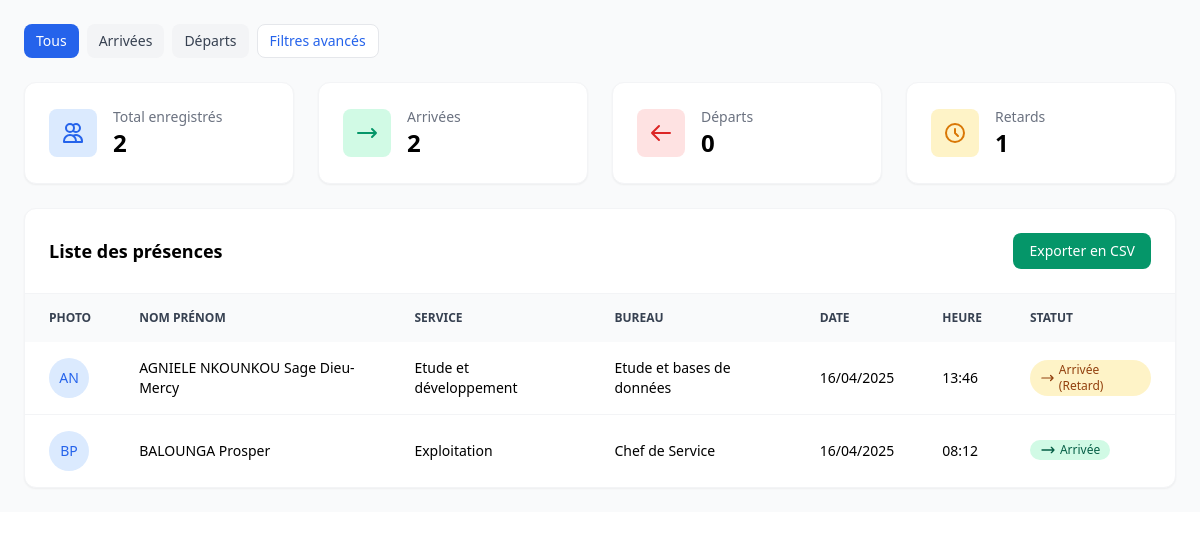
Page /src/presence_content.php on the committed database.
### tables this page shows
CREATE TABLE `presence` (
  `id` int(11) NOT NULL,
  `agent_id` int(11) NOT NULL,
  `date` date NOT NULL,
  `heure` time NOT NULL,
  `type` enum('arrivée','depart') NOT NULL
);

CREATE TABLE `service` (
  `id` int(11) NOT NULL,
  `libele` varchar(100) NOT NULL,
  `chef_service_id` int(11) DEFAULT NULL
);

CREATE TABLE `bureau` (
  `id` int(11) NOT NULL,
  `libele` varchar(100) NOT NULL,
  `service_id` int(11) NOT NULL
);

### src/presence_content.php (the view, shortened to what this page needs)
<?php
require_once 'db_connect.php';
$filters = $_POST ?: [];
$type = $filters['type'] ?? 'all';
$conditions = [];
$params = [];
$where_clause = !empty($conditions) ? "WHERE " . implode(" AND ", $conditions) : "";
$totalStmt = $pdo->prepare("SELECT COUNT(*) FROM presence p JOIN agent a ON p.agent_id = a.id JOIN bureau b ON a.bureau_id = b.id JOIN service s ON b.service_id = s.id $where_clause");
$totalStmt->execute($params);
$total = $totalStmt->fetchColumn();
$arrivalsStmt = $pdo->prepare("SELECT COUNT(*) FROM presence p JOIN agent a ON p.agent_id = a.id JOIN bureau b ON a.bureau_id = b.id JOIN service s ON b.service_id = s.id $where_clause" . ($type === 'all' || $type === 'arrivée' ? " AND p.type = 'arrivée'" : ""));
$arrivalsStmt->execute($params);
$arrivals = $arrivalsStmt->fetchColumn();
$departuresStmt = $pdo->prepare("SELECT COUNT(*) FROM presence p JOIN agent a ON p.agent_id = a.id JOIN bureau b ON a.bureau_id = b.id JOIN service s ON b.service_id = s.id $where_clause" . ($type === 'all' || $type === 'depart' ? " AND p.type = 'depart'" : ""));
$departuresStmt->execute($params);
$departures = $departuresStmt->fetchColumn();
$lateStmt = $pdo->prepare("SELECT COUNT(*) FROM presence p JOIN agent a ON p.agent_id = a.id JOIN bureau b ON a.bureau_id = b.id JOIN service s ON b.service_id = s.id $where_clause" . ($type === 'all' || $type === 'arrivée' ? " AND p.type = 'arrivée' AND p.heure > '09:00:00'" : ""));
$lateStmt->execute($params);
$late = $lateStmt->fetchColumn();
$sql = "
    SELECT p.id, p.date, p.heure, p.type,
           CONCAT(a.nom, ' ', a.prenom) AS nom_prenom,
           a.photo, s.libele AS service, b.libele AS bureau
    FROM presence p
    JOIN agent a ON p.agent_id = a.id
    JOIN bureau b ON a.bureau_id = b.id
    JOIN service s ON b.service_id = s.id
    $where_clause
    ORDER BY p.date DESC, p.heure DESC
";
$stmt = $pdo->prepare($sql);
$stmt->execute($params);
$presences = $stmt->fetchAll(PDO::FETCH_ASSOC);
?>
<!DOCTYPE html>
<html lang="fr">
<head>
    <link href="https://cdn.jsdelivr.net/npm/tailwindcss@2.2.19/dist/tailwind.min.css" rel="stylesheet">
</head>
<body>
<div class="bg-gray-50 p-6">
    <div class="flex flex-col md:flex-row justify-between items-start md:items-center mb-6 gap-4">
        <div class="flex flex-wrap gap-2">
            <button id="toggle-all" class="px-3 py-1.5 bg-blue-600 text-white rounded-lg text-sm font-medium hover:bg-blue-700 transition" data-type="all">Tous</button>
            <button id="toggle-arrivals" class="px-3 py-1.5 bg-gray-100 text-gray-700 rounded-lg text-sm font-medium hover:bg-gray-200 transition" data-type="arrivée">Arrivées</button>
            <button id="toggle-departures" class="px-3 py-1.5 bg-gray-100 text-gray-700 rounded-lg text-sm font-medium hover:bg-gray-200 transition" data-type="depart">Départs</button>
            <div class="relative flex items-center">
                <a href="#" id="toggle-filters-btn" class="px-3 py-1.5 bg-white border border-gray-200 text-blue-600 rounded-lg text-sm font-medium hover:bg-gray-50 transition flex items-center">
                    Filtres avancés
                </a>
            </div>
        </div>
    </div>
    <div class="grid grid-cols-1 md:grid-cols-2 lg:grid-cols-4 gap-6 mb-6">
        <div class="bg-white rounded-xl shadow-sm p-6 border border-gray-100">
            <div class="flex items-center">
                <div class="w-12 h-12 rounded-lg bg-blue-100 flex items-center justify-center mr-4">
                    <svg xmlns="http://www.w3.org/2000/svg" class="h-6 w-6 text-blue-600" fill="none" viewBox="0 0 24 24" stroke="currentColor">
                        <path stroke-linecap="round" stroke-linejoin="round" stroke-width="2" d="M12 4.354a4 4 0 110 5.292M15 21H3v-1a6 6 0 0112 0v1zm0 0h6v-1a6 6 0 00-9-5.197M13 7a4 4 0 11-8 0 4 4 0 018 0z" />
                    </svg>
                </div>
                <div>
                    <p class="text-gray-500 text-sm">Total enregistrés</p>
                    <h3 class="text-2xl font-bold"><?php echo $total; ?></h3>
                </div>
            </div>
        </div>
        <div class="bg-white rounded-xl shadow-sm p-6 border border-gray-100">
            <div class="flex items-center">
                <div class="w-12 h-12 rounded-lg bg-green-100 flex items-center justify-center mr-4">
                    <svg xmlns="http://www.w3.org/2000/svg" class="h-6 w-6 text-green-600" fill="none" viewBox="0 0 24 24" stroke="currentColor">
                        <path stroke-linecap="round" stroke-linejoin="round" stroke-width="2" d="M17 8l4 4m0 0l-4 4m4-4H3" />
                    </svg>
                </div>
                <div>
                    <p class="text-gray-500 text-sm">Arrivées</p>
                    <h3 class="text-2xl font-bold"><?php echo $arrivals; ?></h3>
                </div>
            </div>
        </div>
        <div class="bg-white rounded-xl shadow-sm p-6 border border-gray-100">
            <div class="flex items-center">
                <div class="w-12 h-12 rounded-lg bg-red-100 flex items-center justify-center mr-4">
                    <svg xmlns="http://www.w3.org/2000/svg" class="h-6 w-6 text-red-600" fill="none" viewBox="0 0 24 24" stroke="currentColor">
                        <path stroke-linecap="round" stroke-linejoin="round" stroke-width="2" d="M10 19l-7-7m0 0l7-7m-7 7h18" />
                    </svg>
                </div>
                <div>
                    <p class="text-gray-500 text-sm">Départs</p>
                    <h3 class="text-2xl font-bold"><?php echo $departures; ?></h3>
                </div>
            </div>
        </div>
        <div class="bg-white rounded-xl shadow-sm p-6 border border-gray-100">
            <div class="flex items-center">
                <div class="w-12 h-12 rounded-lg bg-yellow-100 flex items-center justify-center mr-4">
                    <svg xmlns="http://www.w3.org/2000/svg" class="h-6 w-6 text-yellow-600" fill="none" viewBox="0 0 24 24" stroke="currentColor">
                        <path stroke-linecap="round" stroke-linejoin="round" stroke-width="2" d="M12 8v4l3 3m6-3a9 9 0 11-18 0 9 9 0 0118 0z" />
                    </svg>
                </div>
                <div>
                    <p class="text-gray-500 text-sm">Retards</p>
                    <h3 class="text-2xl font-bold"><?php echo $late; ?></h3>
                </div>
            </div>
        </div>
    </div>
    <div class="bg-white rounded-xl shadow-sm border border-gray-100 overflow-hidden">
        <div class="p-6 border-b border-gray-100 flex justify-between items-center">
            <h2 class="text-lg font-semibold">Liste des présences</h2>
            <form action="export_presence_csv.php" method="POST" class="inline">
                <button type="submit" class="px-4 py-2 bg-green-600 text-white rounded-lg text-sm font-medium hover:bg-green-700 transition">
                    Exporter en CSV
                </button>
            </form>
        </div>
        <div class="overflow-x-auto">
            <table id="presence-table" class="w-full text-left">
                <thead class="bg-gray-50 text-gray-700 text-xs uppercase font-semibold">
                    <tr>
                        <th class="px-6 py-4">Photo</th>
                        <th class="px-6 py-4">Nom Prénom</th>
                        <th class="px-6 py-4">Service</th>
                        <th class="px-6 py-4">Bureau</th>
                        <th class="px-6 py-4">Date</th>
                        <th class="px-6 py-4">Heure</th>
                        <th class="px-6 py-4">Statut</th>
                    </tr>
                </thead>
                <tbody class="divide-y divide-gray-100">
                    <?php foreach ($presences as $presence): ?>
                        <tr class="hover:bg-gray-50 text-sm entry-row <?php echo $presence['type'] === 'arrivée' ? 'arrival' : 'departure'; ?>">
                            <td class="px-6 py-4">
                                <?php
                                $photoExists = !empty($presence['photo']) && $presence['photo'] !== 'NULL' && file_exists($presence['photo']);
                                if ($photoExists): ?>
                                    <img src="<?php echo htmlspecialchars($presence['photo']); ?>"
                                         alt="Photo de <?php echo htmlspecialchars($presence['nom_prenom']); ?>"
                                         class="w-10 h-10 rounded-full object-cover"
                                         loading="lazy">
                                <?php else: ?>
                                    <div class="w-10 h-10 rounded-full bg-blue-100 flex items-center justify-center">
                                        <span class="text-blue-600 font-medium">
                                            <?php echo strtoupper(substr($presence['nom_prenom'], 0, 1) . substr(explode(' ', $presence['nom_prenom'])[1], 0, 1)); ?>
                                        </span>
                                    </div>
                                <?php endif; ?>
                            </td>
                            <td class="px-6 py-4 font-medium"><?php echo htmlspecialchars($presence['nom_prenom']); ?></td>
                            <td class="px-6 py-4"><?php echo htmlspecialchars($presence['service']); ?></td>
                            <td class="px-6 py-4"><?php echo htmlspecialchars($presence['bureau']); ?></td>
                            <td class="px-6 py-4"><?php echo date('d/m/Y', strtotime($presence['date'])); ?></td>
                            <td class="px-6 py-4"><?php echo date('H:i', strtotime($presence['heure'])); ?></td>
                            <td class="px-6 py-4">
                                <?php if ($presence['type'] === 'arrivée'): ?>
                                    <span class="inline-flex items-center px-2.5 py-0.5 rounded-full text-xs font-medium <?php echo $presence['heure'] > '09:00:00' ? 'bg-yellow-100 text-yellow-800' : 'bg-green-100 text-green-800'; ?>">
                                        <svg class="w-4 h-4 mr-1" fill="none" stroke="currentColor" viewBox="0 0 24 24" xmlns="http://www.w3.org/2000/svg">
                                            <path stroke-linecap="round" stroke-linejoin="round" stroke-width="2" d="M17 8l4 4m0 0l-4 4m4-4H3"></path>
                                        </svg>
                                        <?php echo $presence['heure'] > '09:00:00' ? 'Arrivée (Retard)' : 'Arrivée'; ?>
                                    </span>
                                <?php endif; ?>
                            </td>
                        </tr>
                    <?php endforeach; ?>
                </tbody>
            </table>
        </div>
    </div>
</div>
</body>
</html>

### rows in the picture
presence: nom_prenom "AN", nom_prenom "AGNIELE NKOUNKOU Sage Dieu-Mercy", service.libele "Etude et développement", bureau.libele "Etude et bases de données", date "16/04/2025", heure "13:46", type "arrivée" (drawn)
presence: nom_prenom "BP", nom_prenom "BALOUNGA Prosper", service.libele "Exploitation", bureau.libele "Chef de Service", date "16/04/2025", heure "08:12", type "arrivée" (drawn)

### other values in the picture
$total "2"
$arrivals "2"
$departures "0"
$late "1"
